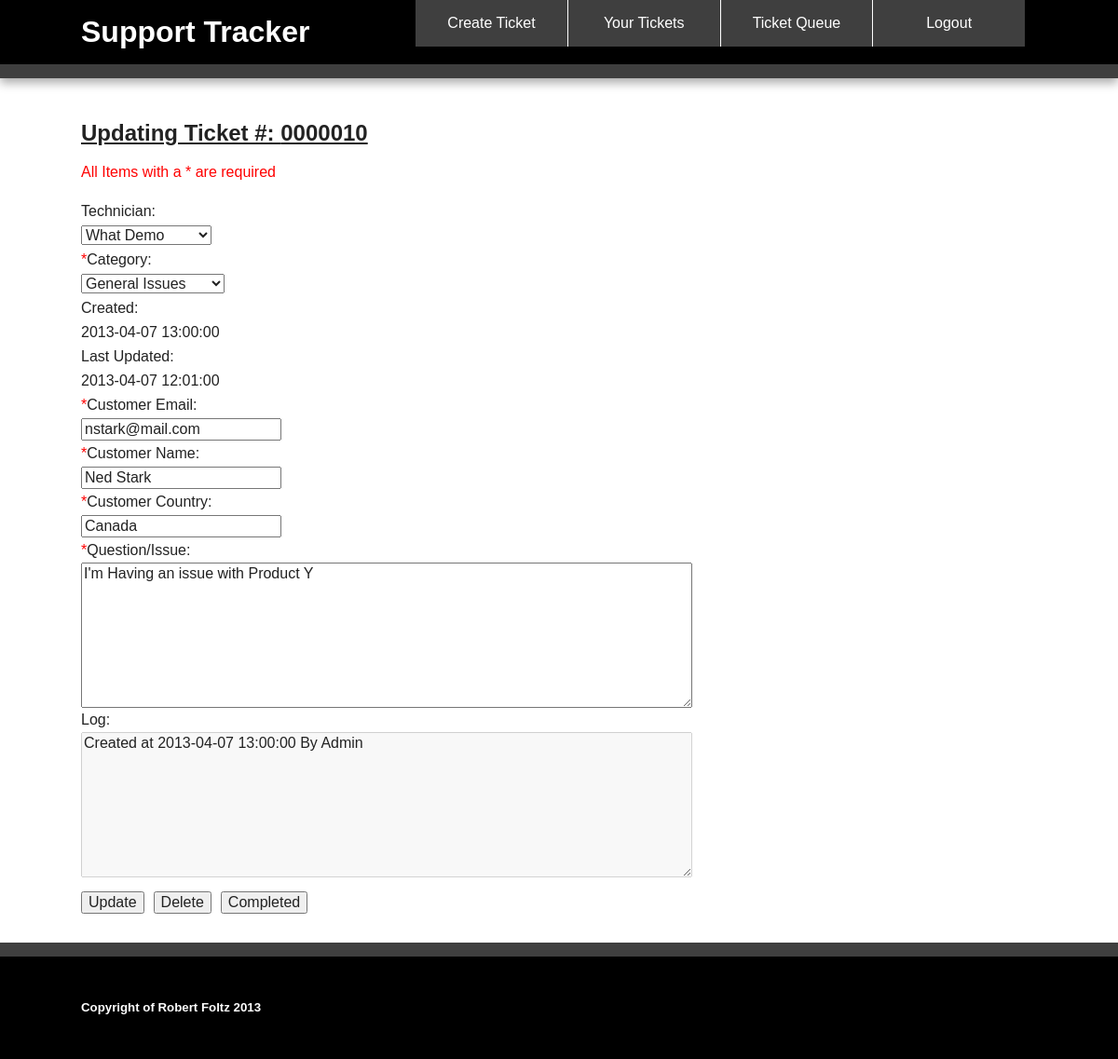
/update-ticket.php?number=10 (signed in), run on the app's committed database.
### tables this page shows
CREATE TABLE tickets
(
Num INT NOT NULL AUTO_INCREMENT,
Created DATETIME NOT NULL,
Updated DATETIME NOT NULL,
CEmail VARCHAR(120) NOT NULL,
CName VARCHAR(120) NOT NULL,
CCountry VARCHAR(120) NOT NULL,
Issue LONGTEXT NOT NULL,
Technician INT,
Category INT NOT NULL,
Completed CHAR default 'N',
Log LONGTEXT NOT NULL,
PRIMARY KEY (Num),
FOREIGN KEY (Category) REFERENCES category(CatID),
FOREIGN KEY (Technician) REFERENCES techs(UserID)
);

### update-ticket.php (the view, shortened to what this page needs)
<?php require_once('dbConnection.php'); ?>
<?php
	$stmt = $db->query('select * from category');
	$categories = $stmt->fetchAll();
	$stmt = $db->query('select * from techs');
	$techs = $stmt->fetchAll();
	if(isset($_GET['number']))
	{
		$stmt = $db->prepare('select *,LPAD(Num,7,"0") as ticket_num from tickets where num = ?');
		$stmt->bindValue(1, $_GET['number']);
		$stmt->execute();
		$ticket_info = $stmt->fetch();
	}
?>
<!DOCTYPE html>
 <html class="no-js">
    <head>
        <link rel="stylesheet" href="css/normalize.min.css">
        <link rel="stylesheet" href="css/main.css">
    </head>
    <body>
        <div class="header-container">
            <header class="wrapper clearfix">
            	<h1 class="title">Support Tracker</h1>
            	<nav>
                    <ul>
                        <li><a href="create-ticket.php">Create Ticket</a></li>
                        <li><a href="your-tickets.php">Your Tickets</a></li>
                        <li><a href="queue.php">Ticket Queue</a></li>
                        <li><a href="authority.php?logout=true">Logout</a></li>
                    </ul>
                </nav>
            </header>
        </div>
        <div class="main-container">
            <div class="main wrapper clearfix">
                <h1 class="create-heading">Updating Ticket #: <?php echo($ticket_info['ticket_num']); ?></h1>
                <p class="alert" >All Items with a * are required</p>
                <form method="POST" enctype="multipart/form-data" id="update-form">
                <label for="technician">Technician:</label><br>
				<select name="technician" id="technician">
					<?php foreach ($techs as $tech) : ?>
						<?php if($tech['UserID'] == $ticket_info['Technician']) {?>
								<option selected value="<?php echo($tech['UserID']); ?>"><?php echo($tech['Firstname']." ".$tech['Lastname']); ?></option>
						<?php } else { ?>
								<option value="<?php echo($tech['UserID']); ?>"><?php echo($tech['Firstname']." ".$tech['Lastname']); ?></option>
						<?php }?>
					<?php endforeach; ?>
				</select><br>
				<label for="category"><span class="alert">*</span>Category:</label><br>
				<select name="category" id="category">
					<?php foreach ($categories as $category) : ?>
						<?php if($category['CatID'] == $ticket_info['Category']) {?>
							<option selected value="<?php echo($category['CatID']); ?>"><?php echo($category['Catname']); ?></option>
						<?php } else { ?>
							<option value="<?php echo($category['CatID']); ?>"><?php echo($category['Catname']); ?></option>
						<?php }?>
					<?php endforeach; ?>
				</select><br>
				<label for="created">Created:</label><br>
				<label name="created"><?php echo($ticket_info['Created']); ?></label><br>
				<label for="updated">Last Updated:</label><br>
				<label name="updated"><?php echo($ticket_info['Updated']); ?></label><br>
                <label for="email"><span class="alert">*</span>Customer Email:</label><br>
				<input type="email" name="email" id="email" value="<?php echo($ticket_info['CEmail']); ?>"><br>
				<label for="name"><span class="alert">*</span>Customer Name:</label><br>
				<input type="text" name="name" id="name" value="<?php echo($ticket_info['CName']); ?>"><br>
				<label for="country"><span class="alert">*</span>Customer Country:</label><br>
				<input type="text" name="country" id="country" value="<?php echo($ticket_info['CCountry']); ?>"><br>
				<label for="issue"><span class="alert">*</span>Question/Issue:</label><br>
				<textarea name="issue" id="issue" class="textareas"><?php echo($ticket_info['Issue']); ?></textarea><br>
				<label>Log:</label><br>
				<textarea class="textareas" disabled="true"><?php echo($ticket_info['Log']); ?></textarea><br>
				<input type="submit" name="update" id="update" class="spaced" value="Update"><input type="submit" name="delete" id="delete" class="spaced" value="Delete"><input type="submit" name="complete" id="complete" class="spaced" value="Completed">
				</form>
            </div>
        </div>
        <div class="footer-container">
            <footer class="wrapper">
                <h5>Copyright of Robert Foltz 2013</h5>
            </footer>
        </div>
    </body>
</html>

### css/main.css (style rules this page uses)
html, button, input, select, textarea { color: #222; }
body { font-size: 1em; line-height: 1.4; }
textarea { resize: vertical; }
body { font: 16px/26px Helvetica, Helvetica Neue, Arial; }
.wrapper { width: 90%; margin: 0 5%; }
.header-container { border-bottom: 15px solid #3F3F3F; }
.footer-container, .main aside { border-top: 15px solid #3F3F3F; }
.header-container, .footer-container, .main aside { background:#000000; }
.title { color:white; }
nav ul { margin: 0; padding: 0; }
nav a { display: block; margin-bottom: 10px; padding: 15px 0; text-align: center; text-decoration: none; font-weight: 500; color: white; background: #3F3F3F; -webkit-border-radius: 7px; -moz-border-radius: 7px; border-radius: 7px; }
.main { padding: 30px 0; }
.footer-container footer { color: white; padding: 20px 0; }
.spaced { margin:15px 10px 0 0; }
.create-heading { font-size:1.5em; text-decoration:underline; }
.alert { color:red; }
@media only screen and (min-width: 480px) { nav a { float: left; width: 24.4%; margin: 0; padding:12px 0; border-right:1px solid #FFFFFF; -webkit-border-radius: 0; -moz-border-radius: 0; border-radius: 0; } }
@media only screen and (min-width: 480px) { nav li:first-child a { margin-left: 0; } }
@media only screen and (min-width: 480px) { nav li:last-child a { margin-right: 0; border-right:none; } }
@media only screen and (min-width: 480px) { .textareas { width:430px; height:150px; } }
@media only screen and (min-width: 480px) { nav ul li { display: inline; } }
@media only screen and (min-width: 768px) { .header-container, .main aside { -webkit-box-shadow: 0 5px 10px #aaa; -moz-box-shadow: 0 5px 10px #aaa; box-shadow: 0 5px 10px #aaa; } }
@media only screen and (min-width: 768px) { .title { float:left; margin-right:10px; } }
@media only screen and (min-width: 768px) { nav { float:right; width:65%; } }
@media only screen and (min-width: 768px) { .textareas { width:650px; height:150px; } }
@media only screen and (min-width: 1140px) { .wrapper { width: 1026px; margin: 0 auto; } }
.clearfix:before, .clearfix:after { content: " "; display: table; }
.clearfix:after { clear: both; }
.clearfix { *zoom: 1; }

### data on the page
tickets: Created "2013-04-07 13:00:00", Updated "2013-04-07 12:01:00", email "nstark@mail.com", name "Ned Stark", country "Canada", issue "I'm Having an issue with Product Y", Log "Created at 2013-04-07 13:00:00 By Admin"

### other printed values
$ticket_info['ticket_num'] "0000010"
form field technician "What Demo"
form field category "General Issues"
